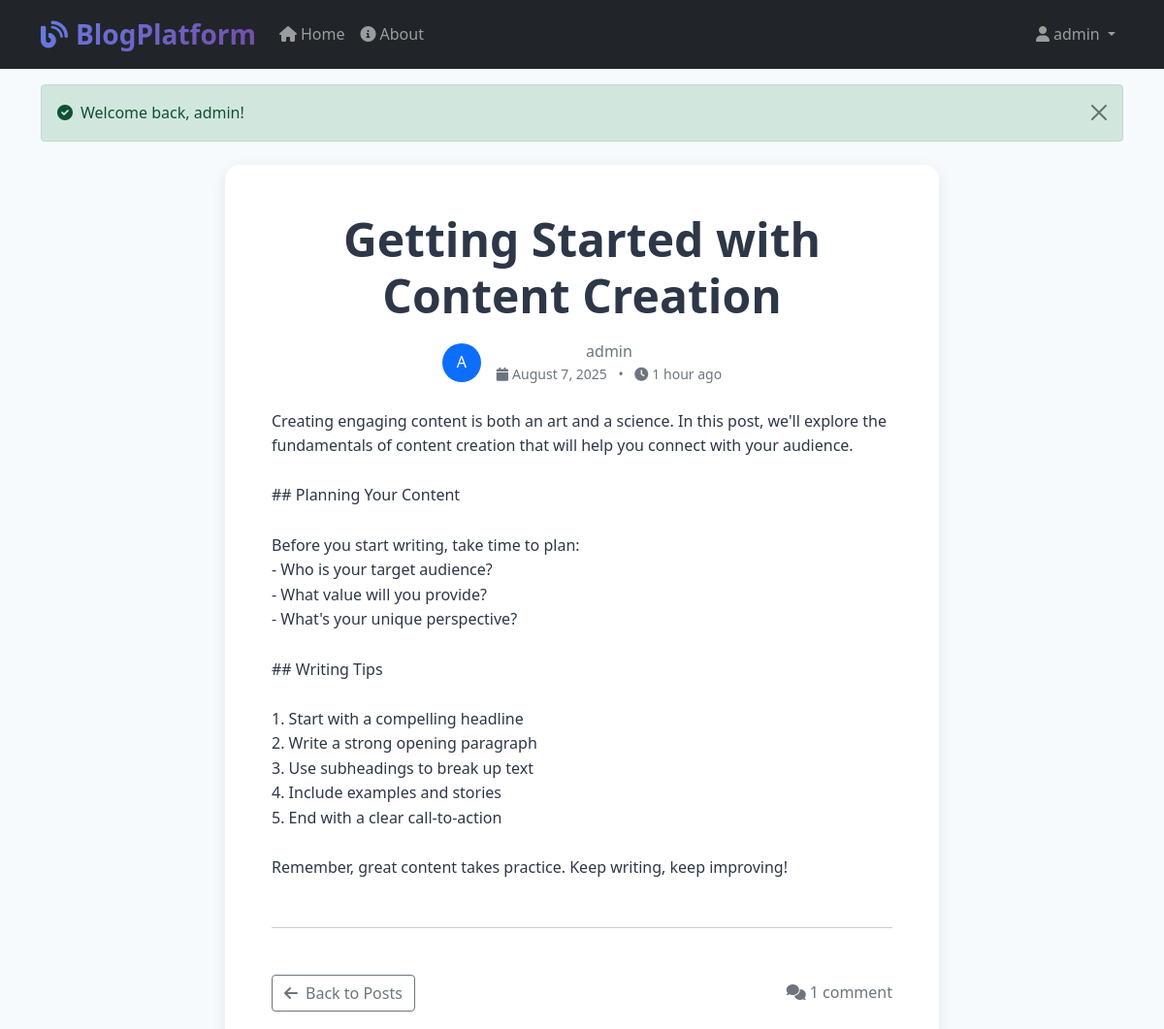
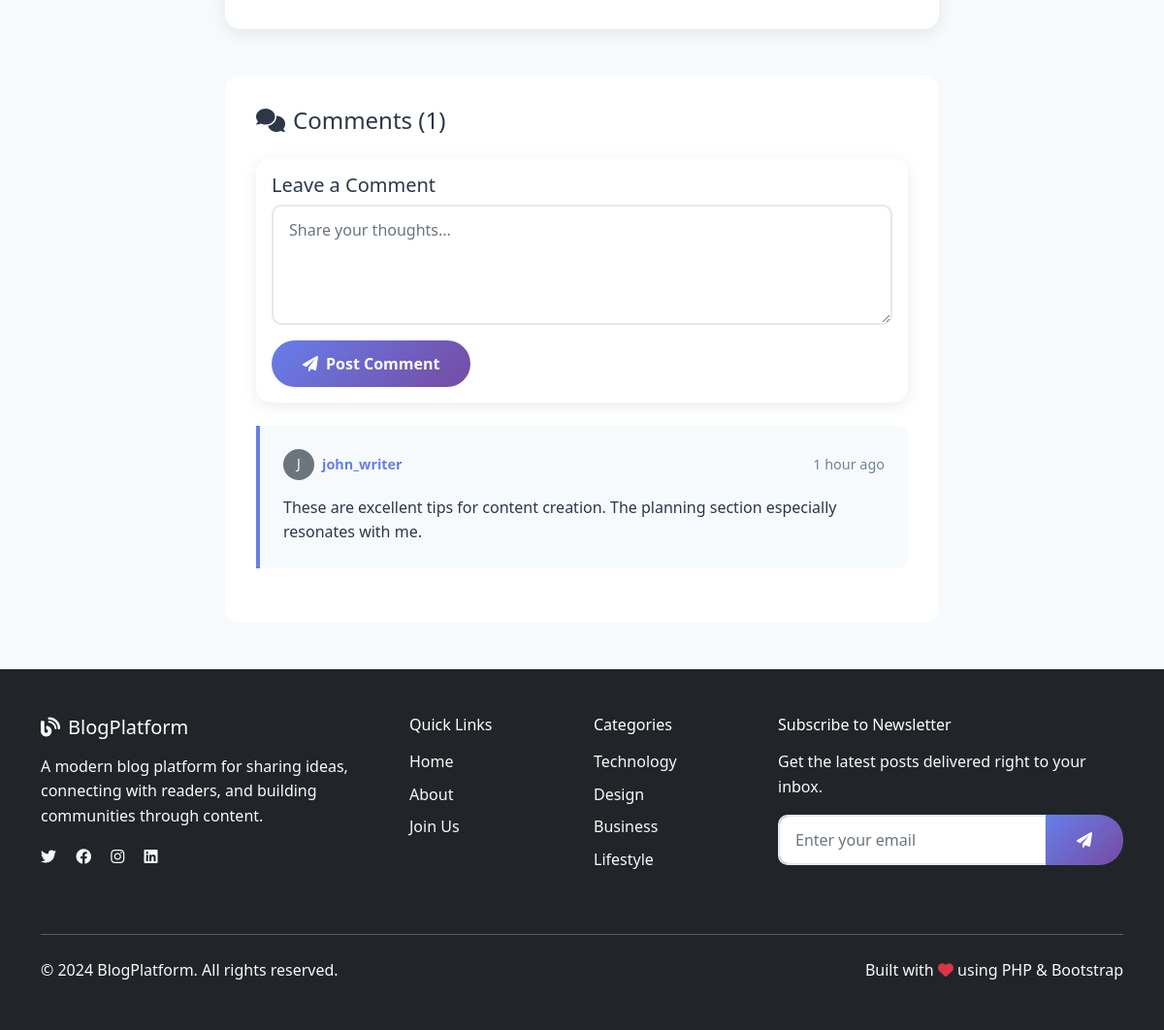
The app's page /post.php?slug=getting-started-with-content-creation (signed in) with its own data (2 pictures, top to bottom).
### tables this page shows
CREATE TABLE posts (
    id INT AUTO_INCREMENT PRIMARY KEY,
    title VARCHAR(200) NOT NULL,
    slug VARCHAR(220) UNIQUE NOT NULL,
    content TEXT NOT NULL,
    excerpt VARCHAR(300),
    featured_image VARCHAR(255) DEFAULT NULL,
    author_id INT NOT NULL,
    status ENUM('draft', 'published') DEFAULT 'draft',
    created_at TIMESTAMP DEFAULT CURRENT_TIMESTAMP,
    updated_at TIMESTAMP DEFAULT CURRENT_TIMESTAMP ON UPDATE CURRENT_TIMESTAMP,
    FOREIGN KEY (author_id) REFERENCES users(id) ON DELETE CASCADE,
    INDEX idx_status (status),
    INDEX idx_created_at (created_at)
);

CREATE TABLE users (
    id INT AUTO_INCREMENT PRIMARY KEY,
    username VARCHAR(50) UNIQUE NOT NULL,
    email VARCHAR(100) UNIQUE NOT NULL,
    password VARCHAR(255) NOT NULL,
    profile_image VARCHAR(255) DEFAULT NULL,
    role ENUM('user', 'admin') DEFAULT 'user',
    created_at TIMESTAMP DEFAULT CURRENT_TIMESTAMP,
    updated_at TIMESTAMP DEFAULT CURRENT_TIMESTAMP ON UPDATE CURRENT_TIMESTAMP
);

CREATE TABLE comments (
    id INT AUTO_INCREMENT PRIMARY KEY,
    post_id INT NOT NULL,
    author_id INT NOT NULL,
    content TEXT NOT NULL,
    status ENUM('pending', 'approved', 'spam') DEFAULT 'approved',
    created_at TIMESTAMP DEFAULT CURRENT_TIMESTAMP,
    FOREIGN KEY (post_id) REFERENCES posts(id) ON DELETE CASCADE,
    FOREIGN KEY (author_id) REFERENCES users(id) ON DELETE CASCADE,
    INDEX idx_post_status (post_id, status),
    INDEX idx_created_at (created_at)
);

### config.php (called while the page is built, shortened)
<?php
function isLoggedIn() {
    return isset($_SESSION['user_id']);
}
function timeAgo($datetime, $full = false) {
    $now = new DateTime;
    $ago = new DateTime($datetime);
    $diff = $now->diff($ago);
    $diff->w = floor($diff->d / 7);
    $diff->d -= $diff->w * 7;
    $string = array(
        'y' => 'year',
        'm' => 'month',
        'w' => 'week',
        'd' => 'day',
        'h' => 'hour',
        'i' => 'minute',
        's' => 'second',
    );
    foreach ($string as $k => &$v) {
        if ($diff->$k) {
            $v = $diff->$k . ' ' . $v . ($diff->$k > 1 ? 's' : '');
        } else {
            unset($string[$k]);
        }
    }
    if (!$full) $string = array_slice($string, 0, 1);
    return $string ? implode(', ', $string) . ' ago' : 'just now';
}
?>

### public/post.php (the view, shortened to what this page needs)
<?php
require_once '../config.php';
$slug = $_GET['slug'] ?? '';
$stmt = $pdo->prepare("
    SELECT p.*, u.username as author_name, u.profile_image as author_image
    FROM posts p
    JOIN users u ON p.author_id = u.id
    WHERE p.slug = ? AND p.status = 'published'
");
$stmt->execute([$slug]);
$post = $stmt->fetch();
$stmt = $pdo->prepare("
    SELECT c.*, u.username as author_name, u.profile_image as author_image
    FROM comments c
    JOIN users u ON c.author_id = u.id
    WHERE c.post_id = ? AND c.status = 'approved'
    ORDER BY c.created_at ASC
");
$stmt->execute([$post['id']]);
$comments = $stmt->fetchAll();
include '../includes/header.php';
?>
<div class="container mt-4 mb-5">
    <div class="row">
        <div class="col-lg-8 mx-auto">
            <article class="card">
                <div class="card-body p-5">
                    <div class="text-center mb-4">
                        <h1 class="display-5 fw-bold mb-3"><?php echo htmlspecialchars($post['title']); ?></h1>
                        <div class="d-flex align-items-center justify-content-center text-muted mb-4">
                            <?php if ($post['author_image']): ?>
                                <img src="../uploads/<?php echo htmlspecialchars($post['author_image']); ?>"
                                     class="rounded-circle me-3" width="40" height="40" alt="Author">
                            <?php else: ?>
                                <div class="rounded-circle bg-primary text-white d-flex align-items-center justify-content-center me-3"
                                     style="width: 40px; height: 40px;">
                                    <?php echo strtoupper(substr($post['author_name'], 0, 1)); ?>
                                </div>
                            <?php endif; ?>
                            <div>
                                <div class="fw-semibold"><?php echo htmlspecialchars($post['author_name']); ?></div>
                                <div class="small">
                                    <i class="fas fa-calendar me-1"></i><?php echo date('F j, Y', strtotime($post['created_at'])); ?>
                                    <span class="mx-2">•</span>
                                    <i class="fas fa-clock me-1"></i><?php echo timeAgo($post['created_at']); ?>
                                </div>
                            </div>
                        </div>
                    </div>
                    <div class="post-content">
                        <?php echo nl2br(htmlspecialchars($post['content'])); ?>
                    </div>
                    <hr class="my-5">
                    <div class="d-flex justify-content-between align-items-center">
                        <a href="index.php" class="btn btn-outline-secondary">
                            <i class="fas fa-arrow-left me-2"></i>Back to Posts
                        </a>
                        <div class="text-muted">
                            <i class="fas fa-comments me-1"></i><?php echo count($comments); ?>
                            <?php echo count($comments) == 1 ? 'comment' : 'comments'; ?>
                        </div>
                    </div>
                </div>
            </article>
            <div class="comments-section">
                <h3 class="h4 mb-4">
                    <i class="fas fa-comments me-2"></i>Comments (<?php echo count($comments); ?>)
                </h3>
                <?php if (isLoggedIn()): ?>
                    <div class="card mb-4">
                        <div class="card-body">
                            <h5 class="card-title">Leave a Comment</h5>
                            <form method="POST">
                                <div class="mb-3">
                                    <textarea class="form-control" name="content" rows="4"
                                              placeholder="Share your thoughts..." required></textarea>
                                </div>
                                <button type="submit" class="btn btn-primary">
                                    <i class="fas fa-paper-plane me-2"></i>Post Comment
                                </button>
                            </form>
                        </div>
                    </div>
                <?php endif; ?>
                <?php if ($comments): ?>
                    <div class="comments-list">
                        <?php foreach ($comments as $comment): ?>
                            <div class="comment">
                                <div class="comment-header">
                                    <div class="d-flex align-items-center">
                                        <?php if ($comment['author_image']): ?>
                                            <img src="../uploads/<?php echo htmlspecialchars($comment['author_image']); ?>"
                                                 class="rounded-circle me-2" width="32" height="32" alt="Commenter">
                                        <?php else: ?>
                                            <div class="rounded-circle bg-secondary text-white d-flex align-items-center justify-content-center me-2"
                                                 style="width: 32px; height: 32px; font-size: 14px;">
                                                <?php echo strtoupper(substr($comment['author_name'], 0, 1)); ?>
                                            </div>
                                        <?php endif; ?>
                                        <span class="comment-author"><?php echo htmlspecialchars($comment['author_name']); ?></span>
                                    </div>
                                    <span class="comment-date"><?php echo timeAgo($comment['created_at']); ?></span>
                                </div>
                                <div class="comment-content">
                                    <?php echo nl2br(htmlspecialchars($comment['content'])); ?>
                                </div>
                            </div>
                        <?php endforeach; ?>
                    </div>
                <?php endif; ?>
            </div>
        </div>
    </div>
</div>
<?php include '../includes/footer.php'; ?>

### css/style.css (style rules this page uses)
:root { --primary-color: #667eea; --secondary-color: #764ba2; --accent-color: #f093fb; --text-dark: #2d3748; --text-light: #718096; --bg-light: #f7fafc; --border-color: #e2e8f0; }
body { font-family: 'Segoe UI', Tahoma, Geneva, Verdana, sans-serif; background-color: var(--bg-light); color: var(--text-dark); line-height: 1.6; }
.card { border: none; border-radius: 15px; box-shadow: 0 4px 15px rgba(0, 0, 0, 0.08); transition: transform 0.3s ease, box-shadow 0.3s ease; margin-bottom: 2rem; }
.comments-section { background: white; border-radius: 15px; padding: 2rem; margin-top: 3rem; }
.comment { border-left: 4px solid var(--primary-color); background: var(--bg-light); padding: 1.5rem; margin-bottom: 1.5rem; border-radius: 0 10px 10px 0; }
.comment-header { display: flex; justify-content: space-between; align-items: center; margin-bottom: 1rem; font-size: 0.9rem; }
.comment-author { font-weight: 600; color: var(--primary-color); }
.comment-date { color: var(--text-light); }
.form-control { border: 2px solid var(--border-color); border-radius: 10px; padding: 0.75rem 1rem; transition: border-color 0.3s ease; }
.btn-primary { background: linear-gradient(135deg, var(--primary-color), var(--secondary-color)); border: none; border-radius: 25px; padding: 0.75rem 2rem; font-weight: 600; transition: all 0.3s ease; }
.fade-in { animation: fadeIn 0.6s ease-in; }

### records on screen
posts: title "Getting Started with Content Creation", author.username "A", author.username "admin", created_at "August 7, 2025", created_at "1 hour ago", content "Creating engaging content is both an art and a science. In this post, we'll explore the fundamentals of content creation that will help you connect with your audience. ## Planning Your Content Before you start writing, take time to plan: - Who is your target audience? - What value will you provide? - What's your unique perspective? ## Writing Tips 1. Start with a compelling headline 2. Write a strong opening paragraph 3. Use subheadings to break up text 4. Include examples and stories 5. End with a clear call-to-action Remember, great content takes practice. Keep writing, keep improving!"
comments: author.username "J", author.username "john_writer", created_at "1 hour ago", content "These are excellent tips for content creation. The planning section especially resonates with me."

### other values on screen
$_SESSION['username'] "admin"
$_SESSION['success_message'] "Welcome back, admin!"
count($comments) "1"
